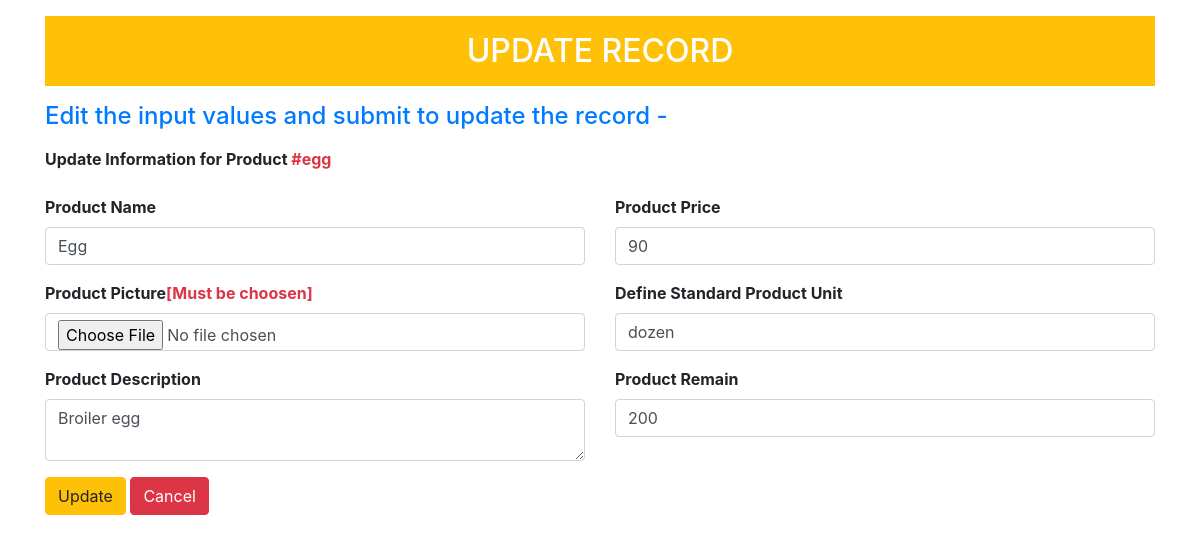
Screenshot of /admin/update.php?id=egg with the database file from the repository.
### tables this page shows
CREATE TABLE `products` (
  `id` char(10) NOT NULL,
  `image` varchar(100) DEFAULT NULL,
  `name` varchar(30) DEFAULT NULL,
  `description` text DEFAULT NULL,
  `price` float DEFAULT NULL,
  `unit` char(10) DEFAULT NULL,
  `remain` float DEFAULT NULL
);

### admin/update.php (the view, shortened to what this page needs)
<?php
require_once "config.php";
$image = $name = $description = $price = $unit = $remain = "";
$image_err = $name_err = $description_err = $price_err = $unit_err = $remain_err = "";
$id =  trim($_GET["id"]);
$sql = "SELECT * FROM products WHERE id = '$id'";
$result = mysqli_query($link, $sql);
while($row = mysqli_fetch_array($result)) {
    $image = $row['image'];
    $name = $row['name'];
    $description = $row['description'];
    $price = $row['price'];
    $unit = $row['unit'];
    $remain = $row['remain'];
}
?>
<!DOCTYPE html>
<html lang="en">
<head>
    <link rel="stylesheet" href="https://cdn.jsdelivr.net/npm/bootstrap@4.6.0/dist/css/bootstrap.min.css"
>
</head>
<body>
    <div class="">
        <div class="container">
            <div class="row">
                <div class="col-md-12">
                    <div class="page-header">
                        <h2 class="bg-warning p-3 my-3 text-center text-white text-uppercase">Update Record</h2>
                    </div>
                    <h4 class="text-primary my-3">Edit the input values and submit to update the record - </h4>
                    <form action="update.php" enctype="multipart/form-data" method="POST">
                        <div class="form-group">
                            <label class="font-weight-bold">Update Information for Product <span
                                    class="text-danger">#<?php echo $_GET['id']; ?></span></label>
                        </div>
                        <div class="row">
                            <div class="col-md-6">
                                <div class="form-group <?php echo (!empty($name_err)) ? 'has-error' : ''; ?>">
                                    <label class="font-weight-bold">Product Name</label>
                                    <input type="text" name="name" class="form-control" value="<?php echo $name; ?>"
                                        required>
                                </div>
                                <div class="form-group <?php echo (!empty($image_err)) ? 'has-error' : ''; ?>">
                                    <label class="font-weight-bold">Product Picture<span class="text-danger">[Must be
                                            choosen]</span></label>
                                    <input type="file" name="f" class="form-control" value="<?php echo $image; ?>"
                                        required>
                                </div>
                                <div class="form-group <?php echo (!empty($description_err)) ? 'has-error' : ''; ?>">
                                    <label class="font-weight-bold">Product Description</label>
                                    <textarea name="description" class="form-control"
                                        required><?php echo $description; ?></textarea>
                                </div>
                            </div>
                            <div class="col-md-6">
                                <div class="form-group <?php echo (!empty($price_err)) ? 'has-error' : ''; ?>">
                                    <label class="font-weight-bold">Product Price</label>
                                    <input type="text" name="price" class="form-control" value="<?php echo $price; ?>"
                                        required>
                                </div>
                                <div class="form-group <?php echo (!empty($unit_err)) ? 'has-error' : ''; ?>">
                                    <label class="font-weight-bold">Define Standard Product Unit</label>
                                    <input type="text" name="unit" class="form-control" value="<?php echo $unit; ?>"
                                        required>
                                </div>
                                <div class="form-group <?php echo (!empty($remain_err)) ? 'has-error' : ''; ?>"
                                    required>
                                    <label class="font-weight-bold">Product Remain</label>
                                    <input type="text" name="remain" class="form-control"
                                        value="<?php echo $remain; ?>">
                                </div>
                            </div>
                        </div>
                        <input type="submit" class="btn btn-warning" value="Update" name="update">
                        <a href="products.php" class="btn btn-danger">Cancel</a>
                    </form>
                </div>
            </div>
        </div>
    </div>
</body>
</html>

### rows the page displays
products: name "Egg", description "Broiler egg", price "90", unit "dozen", remain "200"

### other values shown
$_GET['id'] "egg"
